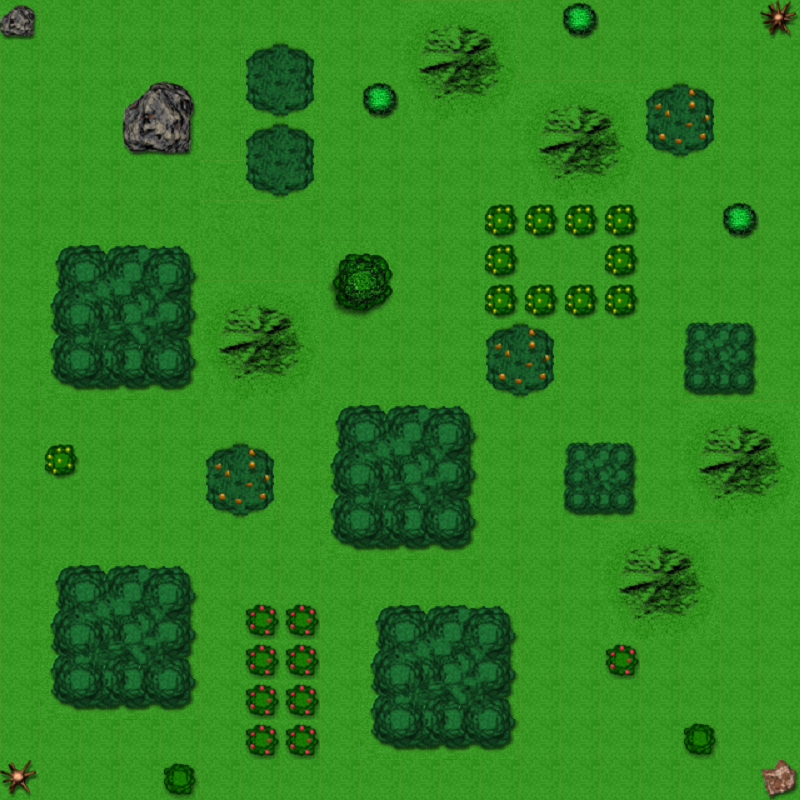

Below is a game level as drawn by its tile map, then a one-line description and the .tmx that defines it (tile-layer data replaced by summaries):
An orthogonal 20x20 tile map with 40x40 px tiles, 1 tile layer (ground).

<map version="1.0" orientation="orthogonal" width="20" height="20" tilewidth="40" tileheight="40">
 <tileset firstgid="1" name="ground" tilewidth="40" tileheight="40">
  <image source="./textures/ground_01_512x512_40x40.png" />
 </tileset>
 <layer name="ground" width="20" height="20">
  <data>[400 cells, 400 non-empty, 55 distinct tile ids]</data>
 </layer>
</map>
